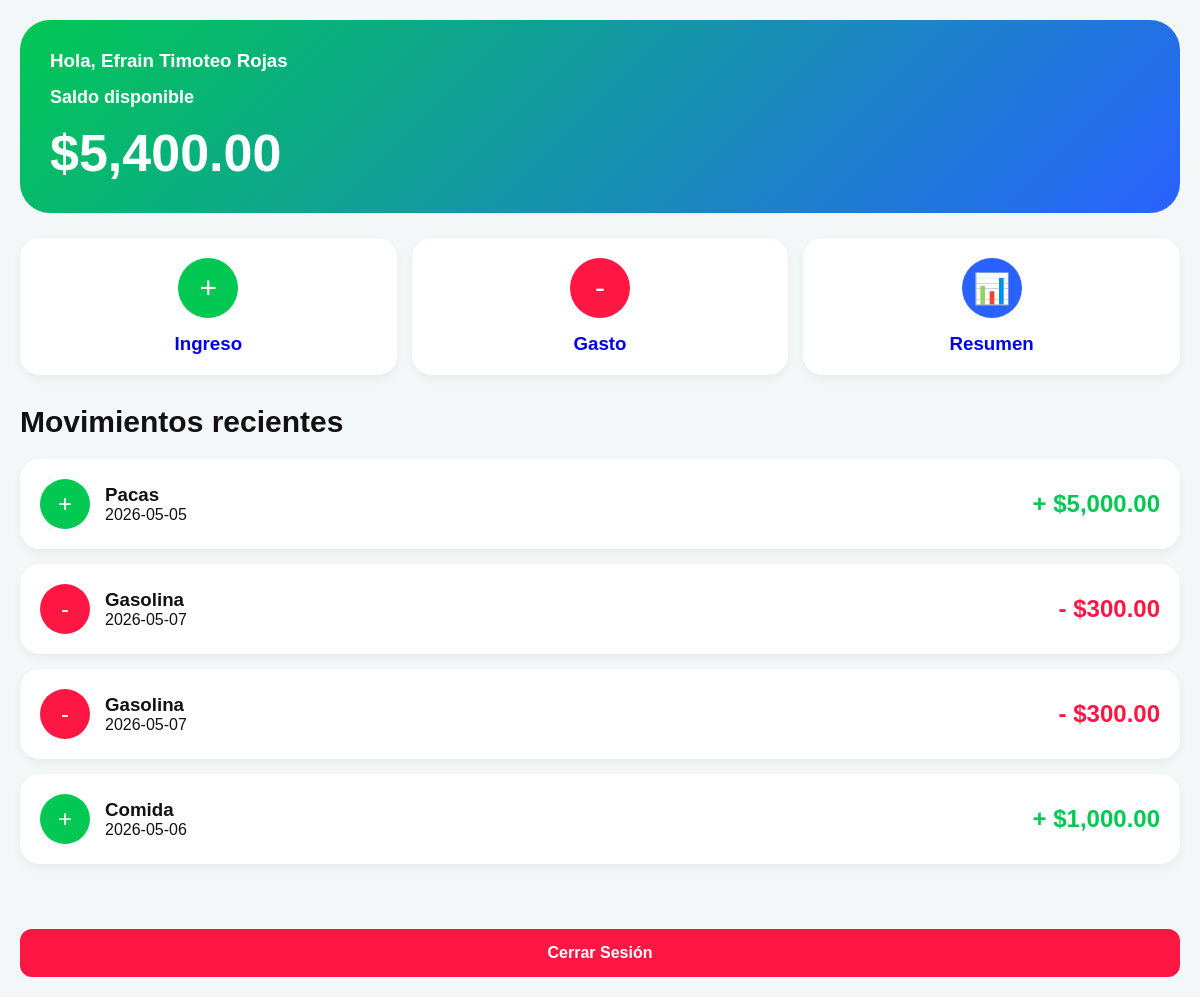
Page /dashboard.php (signed in) on the committed database.
### tables this page shows
CREATE TABLE `movimientos` (
  `id` int(11) NOT NULL,
  `usuario_id` int(11) DEFAULT NULL,
  `tipo` varchar(20) DEFAULT NULL,
  `monto` decimal(10,2) DEFAULT NULL,
  `descripcion` varchar(255) DEFAULT NULL,
  `fecha` date DEFAULT NULL
);

### dashboard.php (the view, shortened to what this page needs)
<?php
include("php/conexion.php");
$usuario_id = $_SESSION['usuario_id'];
$sqlIngresos = "SELECT SUM(monto) AS total
                FROM movimientos
                WHERE usuario_id='$usuario_id'
                AND tipo='ingreso'";
$resultadoIngresos = mysqli_query($conn, $sqlIngresos);
$filaIngresos = mysqli_fetch_assoc($resultadoIngresos);
$totalIngresos = $filaIngresos['total'] ?? 0;
$sqlGastos = "SELECT SUM(monto) AS total
              FROM movimientos
              WHERE usuario_id='$usuario_id'
              AND tipo='gasto'";
$resultadoGastos = mysqli_query($conn, $sqlGastos);
$filaGastos = mysqli_fetch_assoc($resultadoGastos);
$totalGastos = $filaGastos['total'] ?? 0;
$saldo = $totalIngresos - $totalGastos;
$sqlMovimientos = "SELECT * FROM movimientos
                   WHERE usuario_id='$usuario_id'
                   ORDER BY id DESC";
$movimientos = mysqli_query($conn, $sqlMovimientos);
?>
<!DOCTYPE html>
<html lang="es">
<head>
    <link rel="stylesheet" href="css/style.css">
</head>
<body>
<div class="dashboard">
    <div class="balance-card">
        <h3 style="margin-bottom:15px;">
            Hola, <?php echo $_SESSION['usuario_nombre']; ?>
        </h3>
        <h2>Saldo disponible</h2>
        <div class="balance">
            $<?php echo number_format($saldo,2); ?>
        </div>
    </div>
    <div class="actions">
        <a href="ingreso.php">
            <div class="action-card">
                <div class="action-icon green">
                    +
                </div>
                <h3>Ingreso</h3>
            </div>
        </a>
        <a href="gasto.php">
            <div class="action-card">
                <div class="action-icon red">
                    -
                </div>
                <h3>Gasto</h3>
            </div>
        </a>
        <a href="resumen.php">
            <div class="action-card">
                <div class="action-icon blue">
                    📊
                </div>
                <h3>Resumen</h3>
            </div>
        </a>
    </div>
    <h2 class="section-title">
        Movimientos recientes
    </h2>
    <?php while($mov = mysqli_fetch_assoc($movimientos)){ ?>
        <div class="movement">
            <div class="movement-left">
                <div class="movement-icon
                <?php
                    if($mov['tipo']=="ingreso"){
                        echo "green";
                    }else{
                        echo "red";
                    }
                ?>
                ">
                <?php
                    if($mov['tipo']=="ingreso"){
                        echo "+";
                    }else{
                        echo "-";
                    }
                ?>
                </div>
                <div>
                    <h3>
                        <?php echo $mov['descripcion']; ?>
                    </h3>
                    <p>
                        <?php echo $mov['fecha']; ?>
                    </p>
                </div>
            </div>
            <h2 class="
            <?php
                if($mov['tipo']=="ingreso"){
                    echo "amount-green";
                }else{
                    echo "amount-red";
                }
            ?>
            ">
            <?php
                if($mov['tipo']=="ingreso"){
                    echo "+";
                }else{
                    echo "-";
                }
            ?>
            $<?php echo number_format($mov['monto'],2); ?>
            </h2>
        </div>
    <?php } ?>
</div>
<div style="padding:20px;">
    <a href="logout.php">
        <button class="btn btn-red">
            Cerrar Sesión
        </button>
    </a>
</div>
</body>
</html>

### css/style.css (style rules this page uses)
* { margin:0; padding:0; box-sizing:border-box; font-family:Arial, Helvetica, sans-serif; }
body { background:#f4f7f8; color:#111; }
a { text-decoration:none; }
.btn { width:100%; padding:15px; border:none; border-radius:12px; font-size:16px; font-weight:bold; cursor:pointer; transition:0.3s; margin-top:10px; }
.btn-red { background:#ff1744; color:white; }
.dashboard { padding:20px; }
.balance-card { background:linear-gradient(135deg,#00c853,#2962ff); border-radius:30px; padding:30px; color:white; margin-bottom:25px; }
.balance-card h2 { font-size:18px; margin-bottom:15px; }
.balance { font-size:52px; font-weight:bold; }
.actions { display:grid; grid-template-columns:repeat(3,1fr); gap:15px; margin-bottom:30px; }
.action-card { background:white; border-radius:20px; padding:20px 10px; text-align:center; box-shadow:0 4px 10px rgba(0,0,0,0.05); }
.action-icon { width:60px; height:60px; border-radius:50%; display:flex; justify-content:center; align-items:center; margin:0 auto 15px; font-size:30px; color:white; }
.green { background:#00c853; }
.red { background:#ff1744; }
.blue { background:#2962ff; }
.section-title { font-size:30px; margin-bottom:20px; font-weight:bold; }
.movement { background:white; border-radius:20px; padding:20px; margin-bottom:15px; display:flex; justify-content:space-between; align-items:center; box-shadow:0 4px 10px rgba(0,0,0,0.05); }
.movement-left { display:flex; align-items:center; gap:15px; }
.movement-icon { width:50px; height:50px; border-radius:50%; display:flex; justify-content:center; align-items:center; color:white; font-size:24px; }
.amount-green { color:#00c853; font-weight:bold; }
.amount-red { color:#ff1744; font-weight:bold; }

### rows in the picture
movimientos: descripcion "Pacas", fecha "2026-05-05", monto "5,000.00"
movimientos: descripcion "Gasolina", fecha "2026-05-07", monto "300.00"
movimientos: descripcion "Gasolina", fecha "2026-05-07", monto "300.00"
movimientos: descripcion "Comida", fecha "2026-05-06", monto "1,000.00"

### other values in the picture
$_SESSION['usuario_nombre'] "Efrain Timoteo Rojas"
$saldo "5,400.00"
